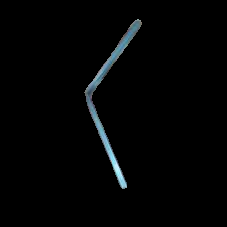
%> input picture Try/okay.png, 227 x 227 px
$ octave buckle_compute_angle.m   (GNU Octave 9; MATLAB toolbox functions it lacks are replaced by stand-ins)
%> lines starting %> are read from the running program, lines starting %| are printed output that depends on the picture; in (x1, y1, x2, y2) boxes, pixels count from 0 and x2, y2 are one past the last pixel; in counts of white or black regions, pixels touching at a corner belong together; the program's own positions count from 1
% Load an image
I = imread('okay.png');
%> I is the input picture: size 227x227x3 uint8; mean R, G, B 3, 3.9, 4.3

% Convert to grayscale
gray = rgb2gray(I);

% Apply the Canny edge detector
edges = edge(gray, 'Canny');
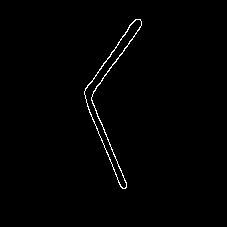
%> edges: size 227x227 logical; 0.9% white in thin lines or dots, all inside (x1, y1, x2, y2) = (84, 19, 142, 189)

% Perform the Hough Transform
[H, theta, rho] = hough(edges);
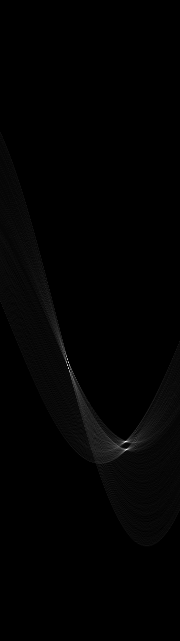
%> H: size 641x180 double; min 0, max 79, mean 0.7; drawn with min black and max white
%> theta = 180 values from -90 to 89; rho = 641 values from -320 to 320

% Find the peaks in the Hough Transform
peaks = houghpeaks(H, 5);
%> peaks = [450 127; 442 126; 363 69; 372 70]

% Extract the angle information from the Hough Transform
angle = theta(peaks(2, 2));
%> angle = 35

% Convert the angle to degrees
angle = angle * 180 / pi;
%> angle = 2005.4

% Display the angle
disp(angle)
%| 2005.4

$ run again, with Try/8.png copied over Try/okay.png
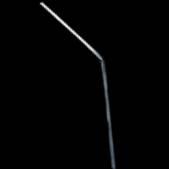
%> input picture Try/8.png, 169 x 169 px
%> I is the input picture: size 169x169x3 uint8; mean R, G, B 3.6, 3.7, 3.9
%> `edges = edge(gray, 'Canny');`:
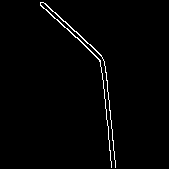
%> edges: size 169x169 logical; 1.6% white in thin lines or dots, all inside (x1, y1, x2, y2) = (40, 2, 116, 168)
%> `[H, theta, rho] = hough(edges);`:
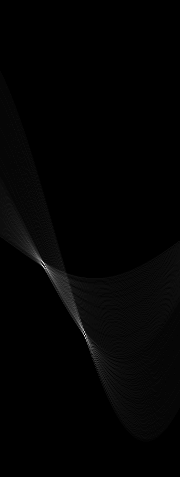
%> H: size 477x180 double; min 0, max 74, mean 0.9; drawn with min black and max white
%> theta = 180 values from -90 to 89; rho = 477 values from -238 to 238
%> peaks = [266 43; 336 85; 267 46; 330 84; 272 49]
%> `angle = theta(peaks(2, 2));`: angle = -6
%> `angle = angle * 180 / pi;`: angle = -343.8
%| -343.77
